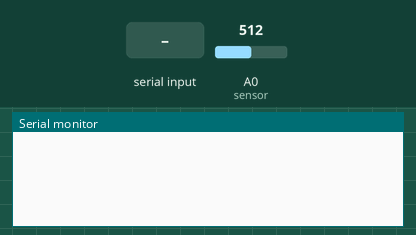
Bench run of a sketch on a simulated Arduino Uno, built with avr-gcc and run on an emulated ATmega328P. Parts: the last lines printed to the serial monitor. The inputs (shaded band) are chosen by the test bench; at power-on: A0 (sensor) = 512.

Above: at 1.3 s.
1.4 s: "1" received over the second serial link
At 2.4 s:
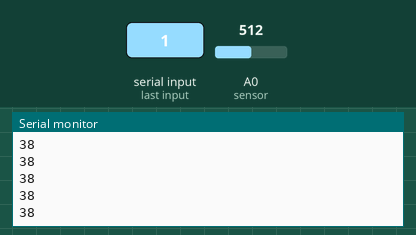
3.3 s: A0 (sensor) set to 716
At 4.0 s:
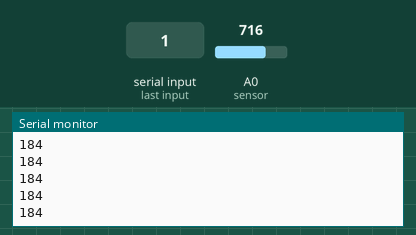
4.8 s: A0 (sensor) set to 900
At 5.7 s:
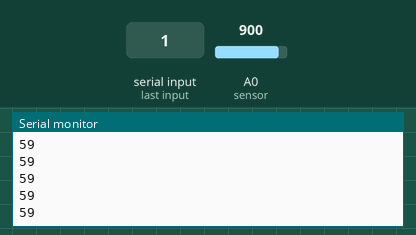
Timing chart, 0 to 7.8 s (numbered marks = the images above; inputs shaded):
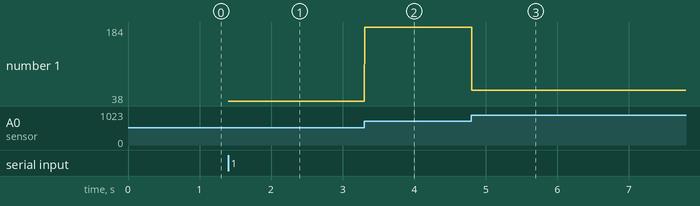

Measured:
- after the input at 1.4 s, the serial monitor: prints a new line at once (image 1)
- after the input at 3.3 s, the serial monitor: prints a new line at once (image 2)
- after the input at 4.8 s, the serial monitor: prints a new line at once (image 3)
- plotted number 1: 38 → 184 after the input at 3.3 s, 184 → 59 after the input at 4.8 s

The sketch:

FlexBluetooth.ino
```cpp
#include <SoftwareSerial.h>;
SoftwareSerial Bluetooth(0, 1);

int sensor = A0;
int sensorvalue = 0;

void setup() {
  Bluetooth.begin(9600);
  Serial.begin(9600);
  delay(100);
}

void loop() {
  sensorvalue = analogRead(sensor);
  byte flex = map(sensorvalue, 100, 240, 0, 100);
  if (Bluetooth.available()) {
    Bluetooth.println(flex);
  Serial.println(flex);

    //Bluetooth.println();


    }
  }
```
